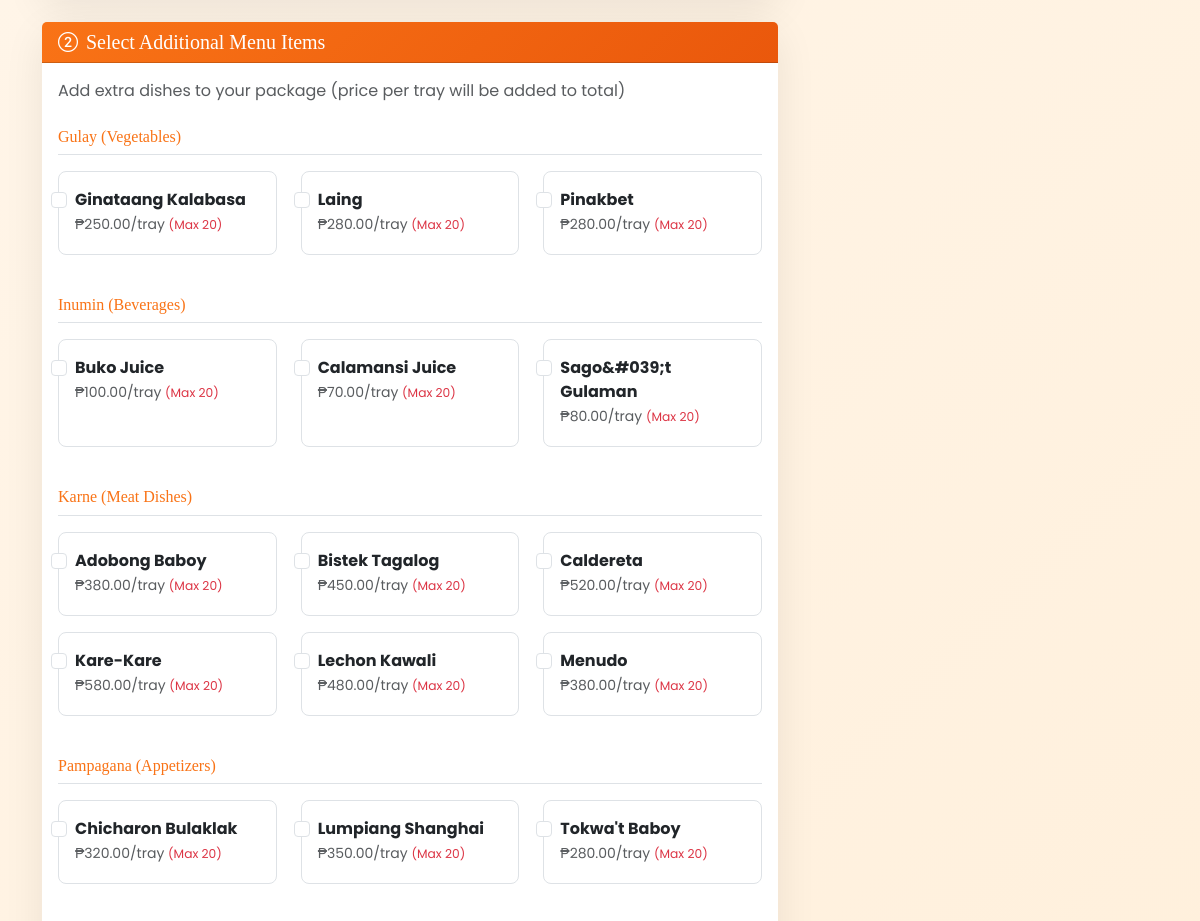
Page /book.php (signed in, middle part) on the earlier database version.
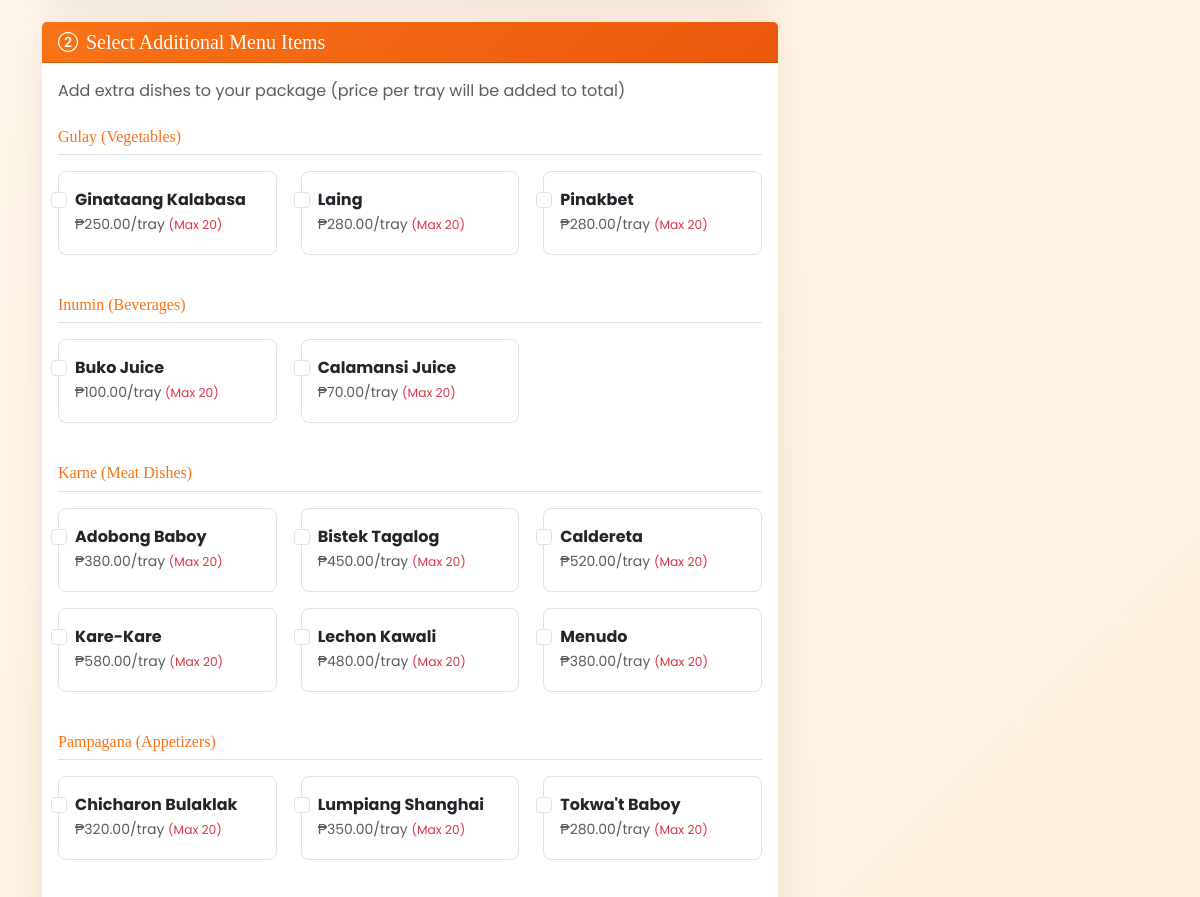
Same page on the later database version.
### tables this page shows
CREATE TABLE `menu_items` (
  `id` int(11) NOT NULL,
  `category_id` int(11) DEFAULT NULL,
  `name` varchar(100) NOT NULL,
  `description` text DEFAULT NULL,
  `price` decimal(10,2) NOT NULL,
  `image` varchar(255) DEFAULT NULL,
  `is_available` tinyint(1) DEFAULT 1,
  `is_featured` tinyint(1) DEFAULT 0,
  `created_at` timestamp NOT NULL DEFAULT current_timestamp()
);

CREATE TABLE `menu_categories` (
  `id` int(11) NOT NULL,
  `name` varchar(100) NOT NULL,
  `description` text DEFAULT NULL,
  `image` varchar(255) DEFAULT NULL,
  `is_active` tinyint(1) DEFAULT 1,
  `created_at` timestamp NOT NULL DEFAULT current_timestamp()
);

### config/functions.php (called while the page is built, shortened)
<?php
function formatPrice($price) {
    return '₱' . number_format($price, 2);
}
?>

### book.php (the view, shortened to what this page needs)
<?php
require_once 'includes/header.php';
$menuItems = $conn->query("SELECT m.*, c.name as category_name FROM menu_items m LEFT JOIN menu_categories c ON m.category_id = c.id WHERE m.is_available = 1 ORDER BY c.name, m.name");
?>
<link rel="stylesheet" href="https://cdn.jsdelivr.net/npm/flatpickr/dist/flatpickr.min.css">
<link rel="stylesheet" href="https://cdn.jsdelivr.net/npm/flatpickr/dist/themes/material_orange.css">
<div class="container py-5">
    <form method="POST" id="bookingForm">
        <div class="row">
            <div class="col-lg-8">
                <div class="card">
                    <div class="card-header text-white" style="background: linear-gradient(135deg, #f97316, #ea580c);">
                        <h5 class="mb-0"><i class="bi bi-2-circle me-2"></i>Select Additional Menu Items</h5>
                    </div>
                    <div class="card-body">
                        <p class="text-muted mb-4">Add extra dishes to your package (price per tray will be added to total)</p>
                        <?php
                        $menuItems->data_seek(0);
                        $currentCat = '';
                        while($item = $menuItems->fetch_assoc()):
                            if ($currentCat !== $item['category_name']):
                                if ($currentCat !== '') echo '</div>';
                                $currentCat = $item['category_name'];
                        ?>
                        <h6 class="mt-4 mb-3 border-bottom pb-2" style="color: var(--primary);">
                            <?= htmlspecialchars($currentCat) ?>
                        </h6>
                        <div class="row">
                        <?php endif; ?>
                            <div class="col-md-6 col-lg-4 mb-3">
                                <div class="form-check border rounded-3 p-3 h-100 menu-item-card" data-item-id="<?= $item['id'] ?>">
                                    <input class="form-check-input menu-item" type="checkbox"
                                           name="menu_items[]" value="<?= $item['id'] ?>"
                                           id="item<?= $item['id'] ?>"
                                           data-price="<?= $item['price'] ?>"
                                           data-name="<?= htmlspecialchars($item['name']) ?>">
                                    <label class="form-check-label w-100" for="item<?= $item['id'] ?>">
                                        <strong><?= htmlspecialchars($item['name']) ?></strong>
                                        <br><small class="text-muted"><?= formatPrice($item['price']) ?>/tray <span class="text-danger small">(Max 20)</span></small>
                                    </label>
                                </div>
                            </div>
                        <?php endwhile; ?>
                        </div>
                    </div>
                </div>
            </div>
            <div class="col-lg-4">
            </div>
        </div>
    </form>
</div>

Differences in the rows shown:
removed menu_items: name "Sago&#039;t Gulaman", price "₱80.00"
